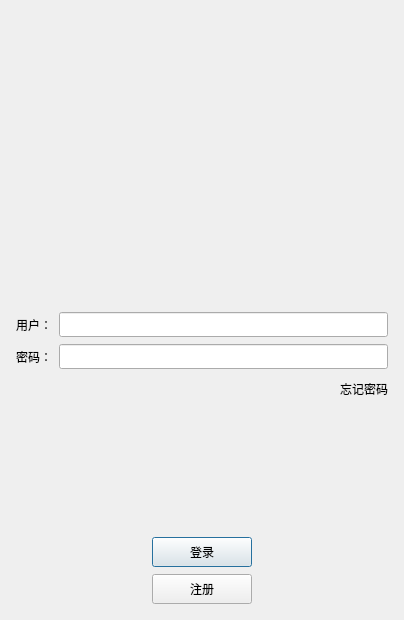
<?xml version="1.0" encoding="UTF-8"?>
<ui version="4.0">
 <class>LoginDialog</class>
 <widget class="QDialog" name="LoginDialog">
  <property name="geometry">
   <rect>
    <x>0</x>
    <y>0</y>
    <width>404</width>
    <height>620</height>
   </rect>
  </property>
  <property name="windowTitle">
   <string>Dialog</string>
  </property>
  <layout class="QVBoxLayout" name="verticalLayout_2">
   <item>
    <layout class="QVBoxLayout" name="verticalLayout">
     <property name="spacing">
      <number>7</number>
     </property>
     <property name="leftMargin">
      <number>5</number>
     </property>
     <property name="topMargin">
      <number>5</number>
     </property>
     <property name="rightMargin">
      <number>5</number>
     </property>
     <property name="bottomMargin">
      <number>5</number>
     </property>
     <item>
      <spacer name="verticalSpacer_3">
       <property name="orientation">
        <enum>Qt::Vertical</enum>
       </property>
       <property name="sizeHint" stdset="0">
        <size>
         <width>20</width>
         <height>40</height>
        </size>
       </property>
      </spacer>
     </item>
     <item>
      <widget class="QWidget" name="widget" native="true">
       <layout class="QGridLayout" name="gridLayout">
        <item row="0" column="0">
         <widget class="QLabel" name="label">
          <property name="text">
           <string/>
          </property>
          <property name="pixmap">
           <pixmap resource="rc.qrc">:/res/ice.png</pixmap>
          </property>
          <property name="scaledContents">
           <bool>false</bool>
          </property>
          <property name="alignment">
           <set>Qt::AlignCenter</set>
          </property>
         </widget>
        </item>
       </layout>
      </widget>
     </item>
     <item>
      <spacer name="verticalSpacer_2">
       <property name="orientation">
        <enum>Qt::Vertical</enum>
       </property>
       <property name="sizeHint" stdset="0">
        <size>
         <width>20</width>
         <height>40</height>
        </size>
       </property>
      </spacer>
     </item>
     <item>
      <layout class="QHBoxLayout" name="horizontalLayout">
       <item>
        <widget class="QLabel" name="userLabel">
         <property name="minimumSize">
          <size>
           <width>0</width>
           <height>25</height>
          </size>
         </property>
         <property name="maximumSize">
          <size>
           <width>16777215</width>
           <height>25</height>
          </size>
         </property>
         <property name="text">
          <string>用户：</string>
         </property>
        </widget>
       </item>
       <item>
        <widget class="QLineEdit" name="userEdit">
         <property name="minimumSize">
          <size>
           <width>0</width>
           <height>25</height>
          </size>
         </property>
         <property name="maximumSize">
          <size>
           <width>16777215</width>
           <height>25</height>
          </size>
         </property>
        </widget>
       </item>
      </layout>
     </item>
     <item>
      <layout class="QHBoxLayout" name="horizontalLayout_2">
       <item>
        <widget class="QLabel" name="passLabel">
         <property name="minimumSize">
          <size>
           <width>0</width>
           <height>25</height>
          </size>
         </property>
         <property name="maximumSize">
          <size>
           <width>16777215</width>
           <height>25</height>
          </size>
         </property>
         <property name="text">
          <string>密码：</string>
         </property>
        </widget>
       </item>
       <item>
        <widget class="QLineEdit" name="passEdit">
         <property name="minimumSize">
          <size>
           <width>0</width>
           <height>25</height>
          </size>
         </property>
         <property name="maximumSize">
          <size>
           <width>16777215</width>
           <height>25</height>
          </size>
         </property>
        </widget>
       </item>
      </layout>
     </item>
     <item>
      <layout class="QHBoxLayout" name="horizontalLayout_3">
       <item>
        <spacer name="horizontalSpacer">
         <property name="orientation">
          <enum>Qt::Horizontal</enum>
         </property>
         <property name="sizeHint" stdset="0">
          <size>
           <width>40</width>
           <height>20</height>
          </size>
         </property>
        </spacer>
       </item>
       <item>
        <widget class="QLabel" name="forgetLabel">
         <property name="minimumSize">
          <size>
           <width>0</width>
           <height>25</height>
          </size>
         </property>
         <property name="maximumSize">
          <size>
           <width>16777215</width>
           <height>25</height>
          </size>
         </property>
         <property name="text">
          <string>忘记密码</string>
         </property>
        </widget>
       </item>
      </layout>
     </item>
     <item>
      <spacer name="verticalSpacer">
       <property name="orientation">
        <enum>Qt::Vertical</enum>
       </property>
       <property name="sizeHint" stdset="0">
        <size>
         <width>20</width>
         <height>40</height>
        </size>
       </property>
      </spacer>
     </item>
     <item>
      <layout class="QHBoxLayout" name="horizontalLayout_4">
       <item>
        <spacer name="horizontalSpacer_2">
         <property name="orientation">
          <enum>Qt::Horizontal</enum>
         </property>
         <property name="sizeHint" stdset="0">
          <size>
           <width>40</width>
           <height>20</height>
          </size>
         </property>
        </spacer>
       </item>
       <item>
        <widget class="QPushButton" name="loginBtn">
         <property name="minimumSize">
          <size>
           <width>100</width>
           <height>30</height>
          </size>
         </property>
         <property name="text">
          <string>登录</string>
         </property>
        </widget>
       </item>
       <item>
        <spacer name="horizontalSpacer_3">
         <property name="orientation">
          <enum>Qt::Horizontal</enum>
         </property>
         <property name="sizeHint" stdset="0">
          <size>
           <width>40</width>
           <height>20</height>
          </size>
         </property>
        </spacer>
       </item>
      </layout>
     </item>
     <item>
      <layout class="QHBoxLayout" name="horizontalLayout_5">
       <item>
        <spacer name="horizontalSpacer_4">
         <property name="orientation">
          <enum>Qt::Horizontal</enum>
         </property>
         <property name="sizeHint" stdset="0">
          <size>
           <width>40</width>
           <height>20</height>
          </size>
         </property>
        </spacer>
       </item>
       <item>
        <widget class="QPushButton" name="signBtn">
         <property name="minimumSize">
          <size>
           <width>100</width>
           <height>30</height>
          </size>
         </property>
         <property name="text">
          <string>注册</string>
         </property>
        </widget>
       </item>
       <item>
        <spacer name="horizontalSpacer_5">
         <property name="orientation">
          <enum>Qt::Horizontal</enum>
         </property>
         <property name="sizeHint" stdset="0">
          <size>
           <width>40</width>
           <height>20</height>
          </size>
         </property>
        </spacer>
       </item>
      </layout>
     </item>
    </layout>
   </item>
  </layout>
 </widget>
 <resources>
  <include location="rc.qrc"/>
 </resources>
 <connections/>
</ui>
